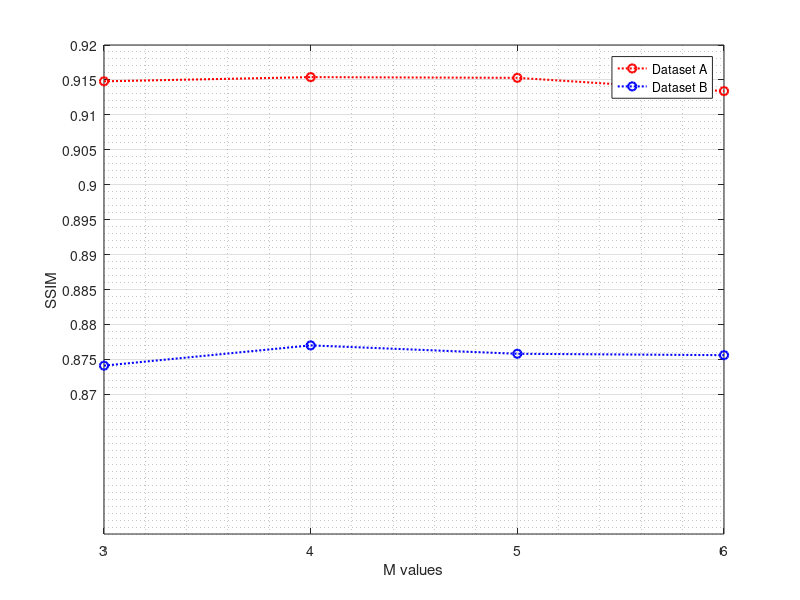

Write the MATLAB code that produced this figure.
clc;
close all;
clear all;


x = [3,4,5,6];
%y1 = [31.16, 31.53, 31.47, 31.17];
%y2 = [28.84, 30.17, 29.97, 29.60];
y3 = [0.9148, 0.9154, 0.9153, 0.9134];
y4 = [0.8741, 0.8770, 0.8758, 0.8756];
%names = {'HiDDeN'; 'S.GAN(Residual)'; 'S.GAN(Dense)'; 'StegaStamp'; 'Ours'};
plot(x, y3, ':ro','Linewidth', 1.5);
hold on
plot(x, y4, ':bo','Linewidth', 1.5);
hold on


set(gca,'XLim',[3 6]);
set(gca,'YLim',[0.85 0.92]);
set(gca,'XTick',[3 4 5 6])
set(gca,'YTick',[0.87 0.875 0.88 0.885 0.89 0.895 0.90 0.905 0.91 0.915 0.92])

ylabel('SSIM');
xlabel('M values');
%ylabel('Achievable Throughput (bps)');
grid on
grid minor
legend('Dataset A', 'Dataset B');

